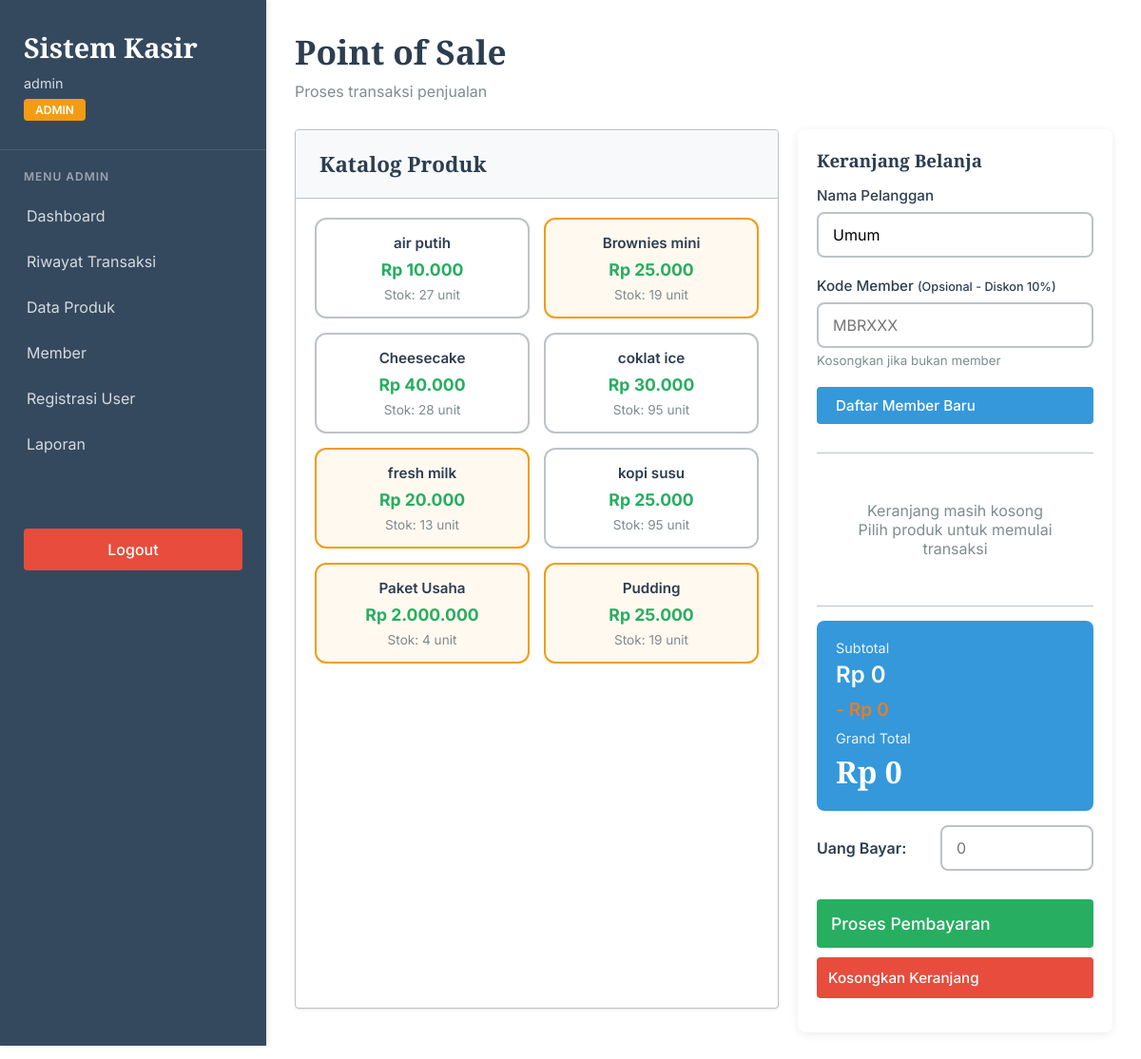
/pages/petugas/pos.php (signed in), run on the app's committed database.
### tables this page shows
CREATE TABLE `produk` (
  `ProdukID` int(11) NOT NULL,
  `NamaProduk` varchar(255) NOT NULL,
  `Harga` decimal(10,2) NOT NULL,
  `Stok` int(11) NOT NULL DEFAULT 0,
  `created_at` timestamp NOT NULL DEFAULT current_timestamp()
);

### config/config.php (called while the page is built, shortened)
<?php
function query($conn, $sql) {
    return mysqli_query($conn, $sql);
}
function fetchArray($result) {
    return mysqli_fetch_assoc($result);
}
?>

### pages/petugas/pos.php (the view, shortened to what this page needs)
<?php
$conn = getConnection();
$produkList = query($conn, "SELECT * FROM produk WHERE Stok > 0 ORDER BY NamaProduk ASC");
$newMemberCode = '';
require_once INCLUDES_PATH . 'header.php';
?>
<div class="page-header">
    <h2>Point of Sale</h2>
    <p>Proses transaksi penjualan</p>
</div>
<div class="pos-container">
    <div class="card">
        <div class="card-header">
            <h3>Katalog Produk</h3>
        </div>
        <div class="produk-grid">
            <?php while ($produk = fetchArray($produkList)): ?>
                <div class="produk-card <?php echo $produk['Stok'] < 20 ? 'stok-rendah' : ''; ?>"
                     onclick="tambahKeKeranjang(<?php echo $produk['ProdukID']; ?>,
                              '<?php echo htmlspecialchars($produk['NamaProduk']); ?>',
                              <?php echo $produk['Harga']; ?>,
                              <?php echo $produk['Stok']; ?>)">
                    <div class="produk-nama"><?php echo htmlspecialchars($produk['NamaProduk']); ?></div>
                    <div class="produk-harga">Rp <?php echo number_format($produk['Harga'], 0, ',', '.'); ?></div>
                    <div class="produk-stok">Stok: <?php echo $produk['Stok']; ?> unit</div>
                </div>
            <?php endwhile; ?>
        </div>
    </div>
    <div class="keranjang-section">
        <h3 style="font-family: 'Crimson Pro', serif; color: var(--primary); margin-bottom: 15px;">
            Keranjang Belanja
        </h3>
        <div class="form-group">
            <label>Nama Pelanggan</label>
            <input type="text" id="namaPelanggan" class="form-control" placeholder="Masukkan nama pelanggan"
                   value="Umum" required>
        </div>
        <div class="form-group">
            <label>Kode Member <small>(Opsional - Diskon 10%)</small></label>
            <input type="text" id="kodeMember" class="form-control" placeholder="MBRxxx"
                   style="text-transform: uppercase;" oninput="cekMember(this.value)" value="<?php echo $newMemberCode; ?>">
            <small style="color: var(--text-light); display: block; margin-top: 5px;">
                Kosongkan jika bukan member
            </small>
        </div>
        <button onclick="showFormMember()" class="btn btn-info" style="width: 100%; margin-bottom: 15px;">
            Daftar Member Baru
        </button>
        <div class="keranjang-items" id="keranjangItems">
            <p style="text-align: center; color: var(--text-light); padding: 40px;">
                Keranjang masih kosong<br>Pilih produk untuk memulai transaksi
            </p>
        </div>
        <div class="total-section">
            <div class="total-label">Subtotal</div>
            <div style="font-size: 1.5em; font-weight: 600; margin-bottom: 10px;" id="subtotalDisplay">Rp 0</div>
            <div style="font-size: 1.2em; font-weight: 600; color: #e67e22; margin-bottom: 10px;" id="diskonDisplay">- Rp 0</div>
            <div class="total-label">Grand Total</div>
            <div class="total-value" id="grandTotal">Rp 0</div>
        </div>
        <div class="payment-info">
            <div class="payment-row">
                <label>Uang Bayar:</label>
                <input type="number" id="uangBayar" class="form-control" placeholder="0"
                       oninput="hitungKembalian()" step="1000">
            </div>
        </div>
        <button onclick="prosesTransaksi()" class="btn btn-success" style="width: 100%; padding: 15px; font-size: 1.1em; margin-top: 15px;">
            Proses Pembayaran
        </button>
        <button onclick="resetKeranjang()" class="btn btn-danger" style="width: 100%; padding: 12px; margin-top: 10px;">
            Kosongkan Keranjang
        </button>
    </div>
</div>
<?php
require_once INCLUDES_PATH . 'footer.php';
?>

### includes/header.php (style rules this page uses)
* { margin: 0; padding: 0; box-sizing: border-box; }
:root { --primary: #2c3e50; --secondary: #3498db; --accent: #e74c3c; --danger: #e74c3c; --warning: #f39c12; --info: #3498db; --light-bg: #ecf0f1; --border: #bdc3c7; --text-dark: #2c3e50; --text-light: #7f8c8d; --success: #27ae60; --sidebar-bg: #34495e; }
body { font-family: 'Inter', sans-serif; background: #ffffff; color: var(--text-dark); }
.page-header { margin-bottom: 30px; }
.page-header h2 { font-family: 'Crimson Pro', serif; font-size: 2.2em; color: var(--primary); margin-bottom: 8px; }
.page-header p { color: var(--text-light); font-size: 1em; }
.card { background: white; border-radius: 4px; box-shadow: 0 1px 3px rgba(0, 0, 0, 0.1); margin-bottom: 25px; overflow: hidden; border: 1px solid var(--border); }
.card-header { padding: 20px 25px; border-bottom: 1px solid var(--border); display: flex; justify-content: space-between; align-items: center; background: #f8f9fa; }
.card-header h3 { font-family: 'Crimson Pro', serif; font-size: 1.4em; color: var(--primary); }
.btn { padding: 10px 20px; border: none; border-radius: 4px; font-size: 0.95em; font-weight: 500; cursor: pointer; transition: all 0.3s ease; text-decoration: none; display: inline-flex; align-items: center; gap: 8px; font-family: 'Inter', sans-serif; }
.btn-success { background: var(--success); color: white; }
.btn-danger { background: var(--danger); color: white; }
.btn-info { background: var(--info); color: white; }
.form-group { margin-bottom: 20px; }
.form-group label { display: block; margin-bottom: 8px; font-weight: 500; color: var(--text-dark); font-size: 0.95em; }
.form-control { width: 100%; padding: 12px 15px; border: 2px solid var(--border); border-radius: 8px; font-size: 1em; font-family: 'Inter', sans-serif; transition: all 0.3s ease; }

### pages/petugas/pos.php (style rules this page uses)
.pos-container { display: grid; grid-template-columns: 2fr 1.3fr; gap: 20px; height: calc(100vh - 150px); }
.produk-grid { display: grid; grid-template-columns: repeat(auto-fill, minmax(180px, 1fr)); gap: 15px; max-height: calc(100vh - 250px); overflow-y: auto; padding: 20px; }
.produk-card { background: white; border: 2px solid var(--border); border-radius: 12px; padding: 15px; text-align: center; cursor: pointer; transition: all 0.3s ease; }
.produk-card.stok-rendah { border-color: var(--warning); background: #fff9f0; }
.produk-nama { font-weight: 600; margin-bottom: 8px; color: var(--text-dark); font-size: 0.95em; }
.produk-harga { color: var(--success); font-weight: 700; font-size: 1.1em; margin-bottom: 8px; }
.produk-stok { font-size: 0.85em; color: var(--text-light); }
.keranjang-section { background: white; border-radius: 8px; padding: 20px; display: flex; flex-direction: column; height: calc(100vh - 150px); box-shadow: 0 2px 10px rgba(0, 0, 0, 0.08); overflow-y: auto; }
.keranjang-items { overflow-y: auto; margin: 15px 0; border-top: 1px solid var(--border); border-bottom: 1px solid var(--border); padding: 10px 0; min-height: 150px; max-height: 300px; flex-shrink: 0; }
.total-section { background: #3498db; color: white; padding: 20px; border-radius: 8px; margin-bottom: 15px; }
.total-label { font-size: 0.9em; opacity: 0.9; margin-bottom: 5px; }
.total-value { font-size: 2em; font-weight: 700; font-family: 'Crimson Pro', serif; }
.payment-info { display: grid; gap: 10px; margin-bottom: 15px; }
.payment-row { display: grid; grid-template-columns: 120px 1fr; align-items: center; gap: 10px; }
.payment-row label { font-weight: 600; color: var(--text-dark); }

### data on the page
produk: NamaProduk "air putih", Harga "10.000", Stok "27"
produk: NamaProduk "Brownies mini", Harga "25.000", Stok "19"
produk: NamaProduk "Cheesecake", Harga "40.000", Stok "28"
produk: NamaProduk "coklat ice", Harga "30.000", Stok "95"
produk: NamaProduk "fresh milk", Harga "20.000", Stok "13"
produk: NamaProduk "kopi susu", Harga "25.000", Stok "95"
produk: NamaProduk "Paket Usaha", Harga "2.000.000", Stok "4"
produk: NamaProduk "Pudding", Harga "25.000", Stok "19"

### other printed values
$userInfo['username'] "admin"
$userInfo['role'] "ADMIN"
